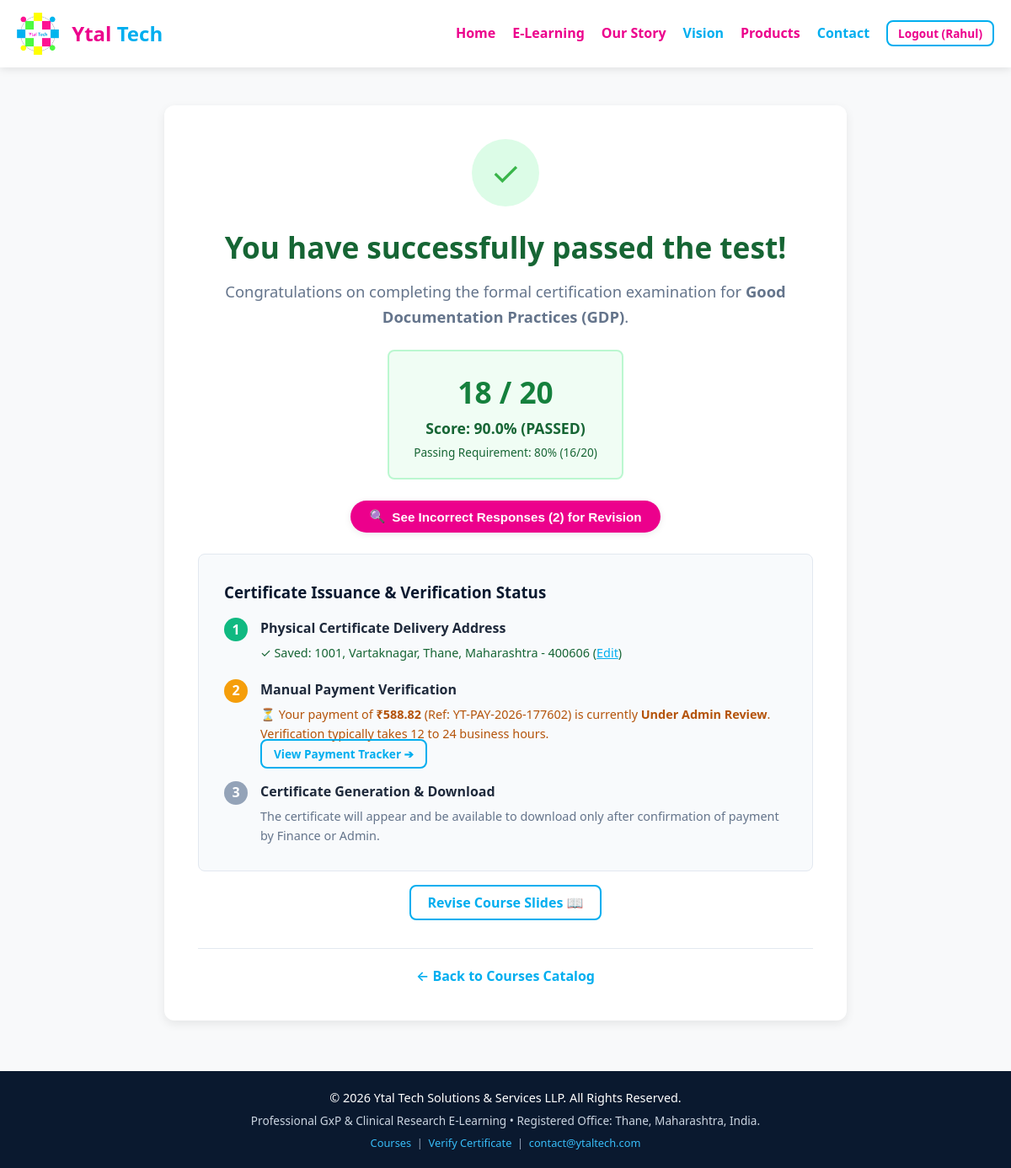
The app's page /elearning/course/good-documentation-practices/test/summary (signed in), older data.
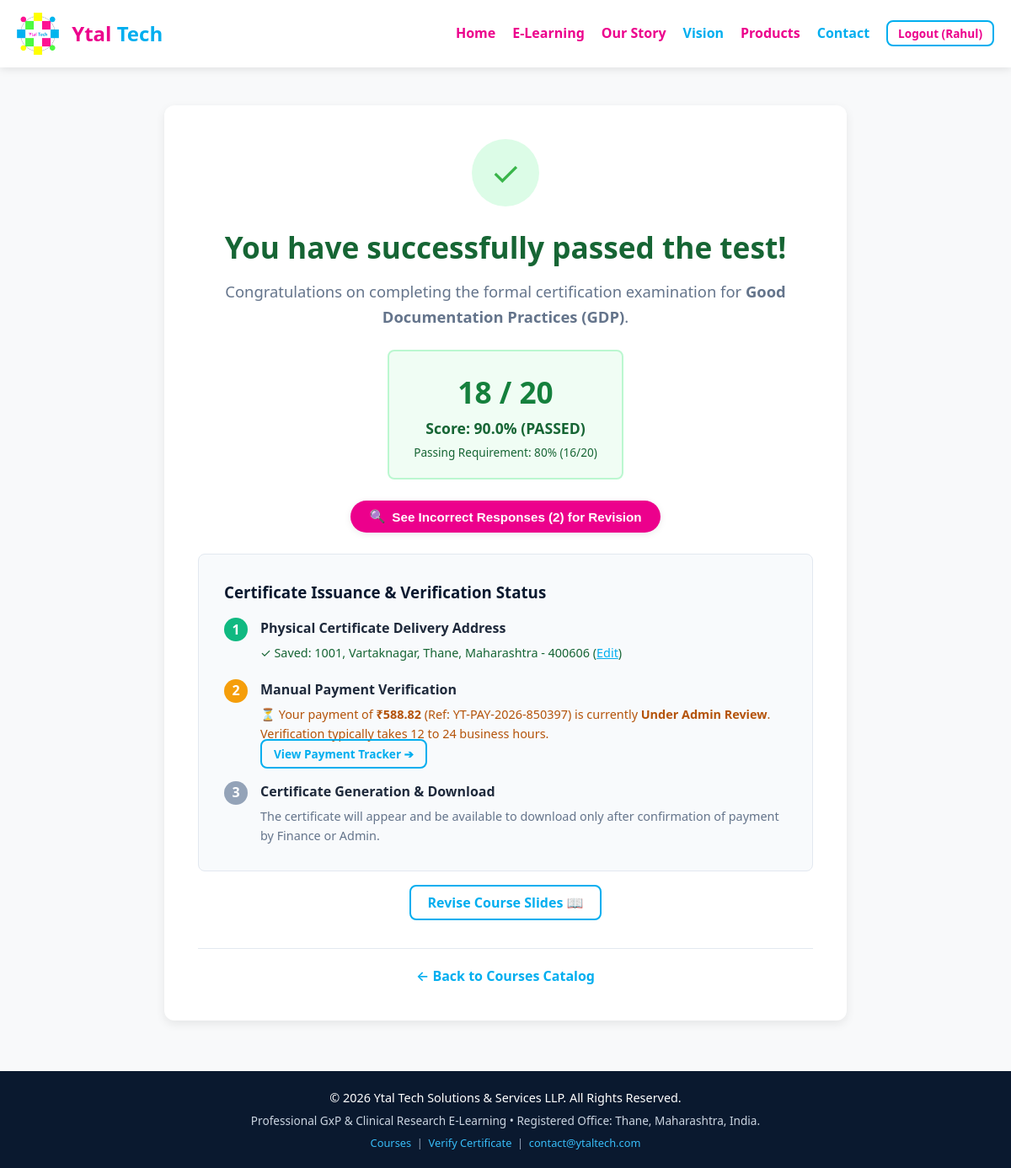
The same page, newer data.
### elearning/models.py (models this page shows, shortened)
class PaymentOrder(db.Model):
    __tablename__ = 'payment_orders'
    id = db.Column(db.Integer, primary_key=True)
    order_reference = db.Column(db.String(64), unique=True, nullable=False, index=True)
    enrolment_id = db.Column(db.Integer, db.ForeignKey('enrolments.id'), nullable=False)
    user_id = db.Column(db.Integer, db.ForeignKey('users.id'), nullable=False)
    course_id = db.Column(db.Integer, db.ForeignKey('courses.id'), nullable=False)
    expected_amount = db.Column(db.Float, nullable=False)
    currency = db.Column(db.String(10), default='INR')
    gst_amount = db.Column(db.Float, default=0.0)
    status = db.Column(db.String(50), default='pending_submission', index=True)
    amount_paid = db.Column(db.Float, nullable=True)
    payment_mode = db.Column(db.String(50), nullable=True)  # 'UPI', 'NEFT/RTGS/IMPS', 'Cheque', 'Demand Draft', 'Other'
    payment_date = db.Column(db.DateTime, nullable=True)
    transaction_reference = db.Column(db.String(100), nullable=True, index=True)  # UTR / Bank Ref / Cheque No
    payer_name = db.Column(db.String(150), nullable=True)
    payer_account_upi = db.Column(db.String(150), nullable=True)
    proof_file_path = db.Column(db.String(500), nullable=True)
    learner_remarks = db.Column(db.Text, nullable=True)
    customer_gstin = db.Column(db.String(30), nullable=True)
    customer_org_name = db.Column(db.String(200), nullable=True)
    customer_billing_address = db.Column(db.Text, nullable=True)
    customer_state = db.Column(db.String(100), nullable=True)
    admin_notes = db.Column(db.Text, nullable=True)
    rejection_reason = db.Column(db.Text, nullable=True)
    additional_info_notes = db.Column(db.Text, nullable=True)
    verified_by_user_id = db.Column(db.Integer, db.ForeignKey('users.id'), nullable=True)
    verified_at = db.Column(db.DateTime, nullable=True)
    dual_approved_by_user_id = db.Column(db.Integer, db.ForeignKey('users.id'), nullable=True)
    dual_approved_at = db.Column(db.DateTime, nullable=True)
    submitted_at = db.Column(db.DateTime, nullable=True)
    created_at = db.Column(db.DateTime, default=lambda: datetime.now(timezone.utc))
    updated_at = db.Column(db.DateTime, default=lambda: datetime.now(timezone.utc), onupdate=lambda: datetime.now(timezone.utc))
    course = db.relationship('Course', backref='payment_orders')
    verifier = db.relationship('User', foreign_keys=[verified_by_user_id], backref='verified_payments')
    dual_approver = db.relationship('User', foreign_keys=[dual_approved_by_user_id], backref='dual_approved_payments')

### elearning/tests.py (the view)
@tests_bp.route('/course/<slug>/test/summary')
@login_required
def test_result_summary(slug):
    course = Course.query.filter_by(slug=slug, is_active=True).first_or_404()
    user = get_current_user()
    enrolment = Enrolment.query.filter_by(user_id=user.id, course_id=course.id).first_or_404()
    latest_passed = enrolment.latest_passed_attempt
    if not latest_passed:
        return redirect(url_for('tests.test_start', slug=course.slug))
    payment_order = PaymentOrder.query.filter_by(enrolment_id=enrolment.id).order_by(PaymentOrder.id.desc()).first()
    incorrect_questions = get_attempt_incorrect_review(latest_passed)
    return render_template(
        'elearning/test_result.html',
        course=course,
        enrolment=enrolment,
        attempt=latest_passed,
        needs_delivery_address=(enrolment.certificate_option == 'paid' and not user.has_delivery_address),
        payment_order=payment_order,
        remaining_attempts=max(0, 3 - enrolment.attempts_used_in_current_cycle),
        incorrect_questions=incorrect_questions,
        total_incorrect=len(incorrect_questions)
    )

### elearning/auth.py (called while the page is built)
def get_current_user():
    user_id = session.get('user_id')
    if user_id:
        return db.session.get(User, user_id)
    return None

def login_required(f):
    from functools import wraps
    @wraps(f)
    def decorated_function(*args, **kwargs):
        if 'user_id' not in session:
            flash("Please sign up or log in to access the e-learning courses.", "warning")
            return redirect(url_for('auth.login', next=request.url))
        return f(*args, **kwargs)
    return decorated_function

### elearning/models.py (called while the page is built)
    def has_role(self, *roles):
        if self.role == 'super_admin':
            return True
        return self.role in roles

    @property
    def has_delivery_address(self):
        return bool(self.house_no and self.street and self.city and self.state and self.pincode)

    @property
    def is_international(self):
        if not self.country:
            return False
        return self.country.strip().lower() not in ['india', 'in', 'bharat']

    @property
    def latest_passed_attempt(self):
        for att in sorted(self.test_attempts, key=lambda a: a.id, reverse=True):
            if att.passed:
                return att
        return None

### templates/elearning/test_result.html (shortened to what the changed rows need)
{% extends 'elearning/base.html' %}
{% block content %}
<div class="container" style="max-width: 850px;">
    <div style="background: var(--surface); padding: 40px; border-radius: var(--radius-lg); box-shadow: var(--shadow-md); text-align: center;">
        {% if attempt.passed %}
            <h1 style="color: #166534; font-size: 2.2rem; margin-bottom: 10px;">
                You have successfully passed the test!
            </h1>
            {% if enrolment.certificate_option == 'paid' %}
                <div style="text-align: left; background: #f8fafc; border: 1px solid var(--border-color); border-radius: var(--radius-md); padding: 30px; margin-top: 20px;">
                    <div style="display: flex; gap: 15px; margin-bottom: 20px; align-items: flex-start;">
                        <div>
                            <strong>Manual Payment Verification</strong>
                            {% if not payment_order or payment_order.status == 'pending_submission' %}
                                <p style="font-size: 0.9rem; color: var(--text-muted); margin-top: 4px;">
                                    Please submit your manual payment receipt / UTR details for independent admin verification.
                                </p>
                                <a href="{{ url_for('payments.payment_page', order_ref=payment_order.order_reference if payment_order else 'new') }}" class="btn-secondary" style="margin-top: 8px; font-size: 0.85rem; padding: 6px 14px;">
                                    Submit Payment Proof ➔
                                </a>
                            {% elif payment_order.status == 'under_review' %}
                                <p style="font-size: 0.9rem; color: #b45309; margin-top: 4px;">
                                    ⏳ Your payment of <strong>₹{{ "%.2f"|format(payment_order.expected_amount) }}</strong> (Ref: {{ payment_order.order_reference }}) is currently <strong>Under Admin Review</strong>. Verification typically takes 12 to 24 business hours.
                                </p>
                                <a href="{{ url_for('payments.payment_status', order_ref=payment_order.order_reference) }}" class="btn-outline" style="margin-top: 8px; font-size: 0.85rem; padding: 6px 14px;">
                                    View Payment Tracker ➔
                                </a>
                            {% endif %}
                        </div>
                    </div>
                </div>
            {% endif %}
        {% endif %}
    </div>
</div>
{% endblock %}

Row changes from the older to the newer data that the page shows:
removed PaymentOrder: expected_amount "588.82", order_reference "YT-PAY-2026-177602"
added PaymentOrder: expected_amount "588.82", order_reference "YT-PAY-2026-850397"
